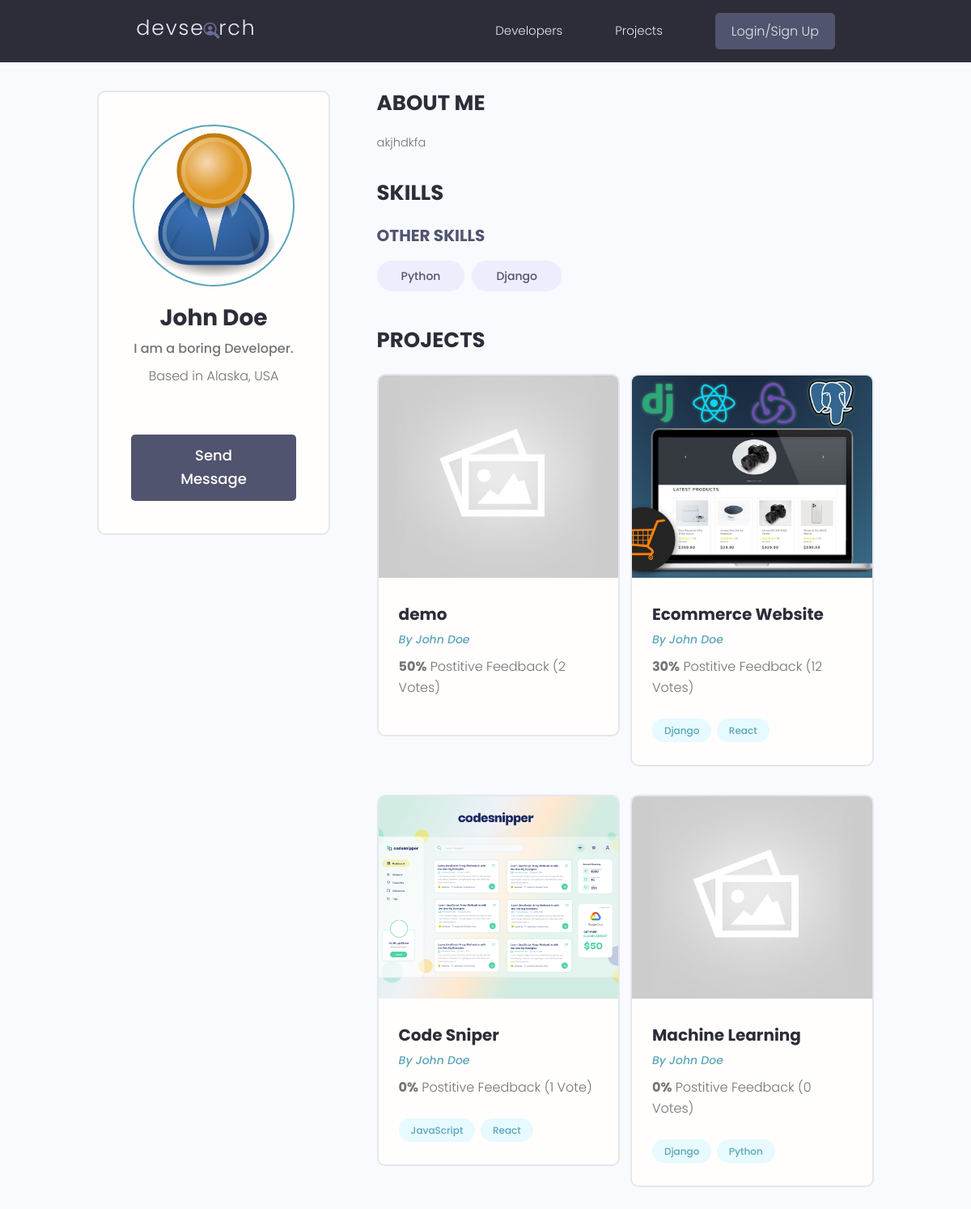
Screenshot of /profile/31d0e122-dbef-42dc-a016-94e4a267ff22 with the database file from the repository.
### users/models.py (models this page shows, shortened)
class Profile(models.Model):
    user = models.OneToOneField(User, on_delete=models.CASCADE, null=True, blank=True)
    name = models.CharField(max_length=200, blank=True, null=True)
    email = models.EmailField(max_length=500, blank=True, null=True)
    username = models.CharField(max_length=200, blank=True, null=True)
    location = models.CharField(max_length=200, blank=True, null=True)
    short_intro = models.CharField(max_length=200, blank=True, null=True)
    bio = models.TextField(blank=True, null=True)
    profile_image = models.ImageField(null=True, blank=True, upload_to='profiles/', default="profiles/user-default.png")
    social_github = models.CharField(max_length=200, blank=True, null=True)
    social_twitter = models.CharField(max_length=200, blank=True, null=True)
    social_linkedin = models.CharField(max_length=200, blank=True, null=True)
    social_youtube = models.CharField(max_length=200, blank=True, null=True)
    social_website = models.CharField(max_length=200, blank=True, null=True)
    created = models.DateTimeField(auto_now_add=True)
    id = models.UUIDField(default=uuid.uuid4, unique=True, primary_key=True, editable=False)

class Skill(models.Model):
    owner = models.ForeignKey(Profile, on_delete=models.CASCADE, null=True, blank=True)
    name = models.CharField(max_length=200, blank=True, null=True)
    description = models.TextField(null=True, blank=True)
    created = models.DateTimeField(auto_now_add=True)
    id = models.UUIDField(default=uuid.uuid4, unique=True, primary_key=True, editable=False)

### projects/models.py (models this page shows, shortened)
class Project(models.Model):
    owner = models.ForeignKey(Profile, null=True, blank=True, on_delete=models.SET_NULL)
    title = models.CharField(max_length=200)
    description = models.TextField(null=True, blank=True)
    featured_image = models.ImageField(null=True, blank=True, default="default.jpg")
    demo_link = models.CharField(max_length=2000, null=True, blank=True)
    source_link = models.CharField(max_length=2000, null=True, blank=True)
    tags = models.ManyToManyField('Tag', blank=True)
    vote_total = models.IntegerField(default=0, null=True, blank=True)
    vote_ratio = models.IntegerField(default=0, null=True, blank=True)
    created = models.DateTimeField(auto_now_add=True)
    id = models.UUIDField(default=uuid.uuid4, unique=True, primary_key=True, editable=False)
    class Meta:
        ordering = ['-vote_ratio', '-vote_total', 'title']

class Tag(models.Model):
    name = models.CharField(max_length=200)
    created = models.DateTimeField(auto_now_add=True)
    id = models.UUIDField(default=uuid.uuid4, unique=True, primary_key=True, editable=False)
    def __str__(self):
        return self.name

### users/views.py (the view)
# urls.py: path('profile/<str:pk>', views.userProfile, name="user-profile"),
def userProfile(request, pk):
    profile = Profile.objects.get(id=pk)
    topSkills = profile.skill_set.exclude(description__exact="")
    otherSkills = profile.skill_set.filter(description="")
    context = {'profile' : profile, 'topSkills' : topSkills, 'otherSkills' : otherSkills}
    return render(request, 'users/user-profile.html', context)

### users/templates/users/user-profile.html (shortened to what this page needs)
{% extends 'main.html' %}
{% block content %}
<main class="profile my-md">
    <div class="container">
      <div class="layout">
        <div class="column column--1of3">
          <div class="card text-center">
            <div class="card__body dev">
              <img class="avatar avatar--xl" src="{{ profile.profile_image.url }}" />
              <h2 class="dev__name">{{ profile.name }}</h2>
              <p class="dev__title">{{ profile.short_intro }}</p>
              <p class="dev__location">Based in {{ profile.location }}</p>
              {% if request.user.profile.id != profile.id %}
              <a href="{% url 'create-message' profile.id %}" class="btn btn--sub btn--lg">Send Message </a>
              {% endif %}
            </div>
          </div>
        </div>
        <div class="column column--2of3">
          <div class="devInfo">
            <h3 class="devInfo__title">About Me</h3>
            <p class="devInfo__about"> {{ profile.bio }}</p>
          </div>
          <div class="devInfo">
            <h3 class="devInfo__title">Skills</h3>
            <div class="devInfo__skills">
              <h3 class="devInfo__subtitle">Other Skills</h3>
              <div class="devInfo__otherSkills">
                {% for skill in otherSkills %}
                <span class="tag tag--pill tag--sub tag--lg">
                  <small>{{ skill.name }}</small>
                </span>
                {% endfor %}
              </div>
            </div>
          </div>
          <div class="devInfo">
            <h3 class="devInfo__title">Projects</h3>
            <div class="grid grid--two">
            {%for project in profile.project_set.all %}
              <div class="column">
                <div class="card project">
                  <a href="{% url 'project' project.id %}" class="project">
                    <img class="project__thumbnail" src="{{ project.featured_image.url }}" alt="project thumbnail" />
                    <div class="card__body">
                      <h3 class="project__title">{{ project.title }}</h3>
                      <p><a class="project__author" href="{% url 'user-profile' project.owner.id %}">By {{ project.owner.name }}</a></p>
                      <p class="project--rating">
                        <span style="font-weight: bold;">{{ project.vote_ratio }}%</span> Postitive
                        Feedback ({{project.vote_total}} Vote{{project.vote_total|pluralize:"s"}})
                      </p>
                      <div class="project__tags">
                        {% for tag in project.tags.all %}
                        <span class="tag tag--pill tag--main">
                          <small>{{ tag }}</small>
                        </span>
                        {% endfor %}
                      </div>
                    </div>
                  </a>
                </div>
              </div>
            {% endfor %}
            </div>
          </div>
        </div>
      </div>
    </div>
  </main>
{% endblock content %}

### static/styles/app.css (style rules this page uses)
:root { --color-sub: #2d2d39; }
.btn--sub { background-color: var(--color-sub-light); }
.card { border: 2px solid var(--color-light); }
img { width: 100%; }
.profile .card > .dev { padding: 4rem; }
.dev__name { color: var(--color-sub); font-size: 2.8rem; font-weight: 700; margin-top: 1rem; margin-bottom: 0.5rem; }
.dev__title { font-size: 1.6rem; font-weight: 500; line-height: 1.3; }
.dev__location { margin-top: 1rem; }
.devInfo { margin-bottom: 3rem; }
.devInfo__title, .devInfo__subtitle { font-size: 2.6rem; color: var(--color-sub); text-transform: uppercase; font-weight: 700; margin-bottom: 1.5rem; }
.devInfo__subtitle { font-size: 2rem; color: var(--color-sub-light); }
.devInfo__about, .devSkill__info { font-size: 1.45rem; line-height: 1.7; text-align: justify; }
.project__author { font-size: 1.4rem; font-style: italic; }
.project--rating { margin-bottom: 1.6em; margin-top: .5em; }
.project__thumbnail { height: 25rem; object-fit: cover; object-position: top center; }
.project__title { font-size: 2rem; font-weight: 700; color: var(--color-sub); }

### static/uikit/styles/modules/_variables.css (style rules this page uses)
:root { --color-main: #5aa5b9; --color-main-light: #e6faff; --color-sub: #3f4156; --color-sub-light: #51546e; --color-sub-lighter: #ededfd; --color-text: #737373; --color-gray: #8b8b8b; --color-light: #e5e7eb; --color-light-gray: #767676; --color-bg: #f8fafd; --color-white: #fffefd; --color-white-light: #f3f3f3; --color-success: #359e64; --color-success-bg: #def8e8; --color-error: #fc4b0b; --color-error-bg: #fff2ee; --font-base: 'Poppins', arial, helvetica, 'Segoe UI', roboto, ubuntu, sans-serif; --font-monospace: 'Fira Code', 'Courier New', courier, monospace; --font-regular: 300; --font-medium: 500; --font-bold: 700; --generic-shadow: 1px 1px 5px #00000010; --generic-transition: all 0.3s ease-in-out; }

### static/uikit/styles/modules/_base.css (style rules this page uses)
* { margin: 0; padding: 0; box-sizing: border-box; text-rendering: optimizeLegibility; color: inherit; font-size: inherit; }
html { font-size: 50%; }
@media only screen and (min-width: 480px) { html { font-size: 56.25%; } }
@media only screen and (min-width: 1200px) { html { font-size: 62.5%; } }
body { line-height: 1.6; font-weight: 400; font-size: 1.5rem; color: var(--color-text); background-color: var(--color-bg); min-height: 100vh; }

### static/uikit/styles/modules/_typography.css (style rules this page uses)
* { font-family: var(--font-base); }
h2 { font-size: 3.6rem; font-weight: var(--font-bold); }
h3 { font-size: 3.2rem; font-weight: var(--font-medium); }
p, span, strong { font-size: 1.6rem; color: var(--color-text); font-weight: var(--font-regular); }
a { padding-bottom: 2px; text-decoration: none; display: inline-block; color: var(--color-main); font-weight: var(--font-medium); }

### static/uikit/styles/modules/_utilities.css (style rules this page uses)
.container { width: 92%; max-width: 165rem; margin: 0 auto; box-sizing: border-box; }
@media screen and (min-width: 1000px) { .container { width: 90%; } }
@media screen and (min-width: 1200px) { .container { width: 80%; } }
.text-center { text-align: center; }
.my-md { margin: 3rem auto; }

### static/uikit/styles/modules/_avatar.css (style rules this page uses)
.avatar { border-radius: 50%; border: 2px solid var(--color-main); object-fit: cover; }
.avatar--xl { height: 20rem; width: 20rem; }

### static/uikit/styles/modules/_button.css (style rules this page uses)
.btn { display: inline-block; position: relative; cursor: pointer; background-color: var(--color-light); font-weight: var(--font-medium); color: var(--color-sub); text-decoration: none; padding: 1rem 2rem; border-radius: 0.5rem; border: none; width: -webkit-fit-content; width: -moz-fit-content; width: fit-content; height: -webkit-fit-content; height: -moz-fit-content; height: fit-content; font-size: 1.6rem; outline-width: 0; outline-color: transparent; -webkit-backface-visibility: hidden; backface-visibility: hidden; transition: all 0.3s ease-in-out; }
.btn--sub { background-color: var(--color-sub); color: var(--color-white); }
.btn--lg { font-size: 1.8rem; padding: 1.2rem 4.5rem; }

### static/uikit/styles/modules/_card.css (style rules this page uses)
.card { border-radius: 1rem; background-color: var(--color-white); border: 1.5px solid var(--color-light); width: auto; height: auto; margin-top: 0.5rem; margin-bottom: 0.5rem; overflow: hidden; }
.card__body, .card__header { padding: 2rem 2.5rem; }

### static/uikit/styles/modules/_grid.css (style rules this page uses)
.grid { display: flex; flex-wrap: wrap; justify-content: flex-start; align-items: stretch; }
.grid > .column { min-width: 28rem; margin-bottom: 2.5rem; }
.grid--two > .column { flex-basis: 100%; }
@media screen and (min-width: 800px) { .grid--two { margin-right: -2%; } }
@media screen and (min-width: 800px) { .grid--two > .column { margin-right: 2%; } }
@media screen and (min-width: 800px) { .grid--two > .column { flex-basis: 48%; } }

### rows the page displays
Profile: profile_image (placeholder picture), name "John Doe", short_intro "I am a boring Developer.", location "Alaska, USA", bio "akjhdkfa"
Skill: name "Python"
Skill: name "Django"
Project: featured_image (placeholder picture), title "demo", owner.name "John Doe", vote_ratio "50", vote_total "2"
Project: featured_image (picture), title "Ecommerce Website", owner.name "John Doe", vote_ratio "30", vote_total "12"
Tag: name "Django"
Tag: name "React"
Project: featured_image (picture), title "Code Sniper", owner.name "John Doe", vote_ratio "0", vote_total "1"
Tag: name "JavaScript"
Project: featured_image (placeholder picture), title "Machine Learning", owner.name "John Doe", vote_ratio "0", vote_total "0"
Tag: name "Python"
